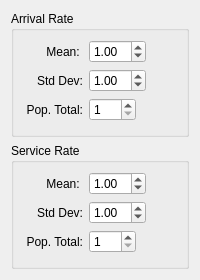
             <widget class="QWidget" name="scrollAreaWidgetContents">
              <property name="geometry">
               <rect>
                <x>0</x>
                <y>0</y>
                <width>200</width>
                <height>280</height>
               </rect>
              </property>
              <layout class="QVBoxLayout" name="verticalLayout_6">
               <item>
                <widget class="QGroupBox" name="groupBox">
                 <property name="title">
                  <string>Arrival Rate</string>
                 </property>
                 <layout class="QVBoxLayout" name="verticalLayout">
                  <item>
                   <layout class="QFormLayout" name="formLayout_2">
                    <property name="labelAlignment">
                     <set>Qt::AlignRight|Qt::AlignTrailing|Qt::AlignVCenter</set>
                    </property>
                    <item row="0" column="0">
                     <widget class="QLabel" name="label_5">
                      <property name="sizePolicy">
                       <sizepolicy hsizetype="Preferred" vsizetype="Preferred">
                        <horstretch>0</horstretch>
                        <verstretch>0</verstretch>
                       </sizepolicy>
                      </property>
                      <property name="minimumSize">
                       <size>
                        <width>60</width>
                        <height>0</height>
                       </size>
                      </property>
                      <property name="text">
                       <string>Mean: </string>
                      </property>
                      <property name="alignment">
                       <set>Qt::AlignRight|Qt::AlignTrailing|Qt::AlignVCenter</set>
                      </property>
                     </widget>
                    </item>
                    <item row="0" column="1">
                     <widget class="QDoubleSpinBox" name="spnLambdaMean">
                      <property name="sizePolicy">
                       <sizepolicy hsizetype="Fixed" vsizetype="Fixed">
                        <horstretch>0</horstretch>
                        <verstretch>0</verstretch>
                       </sizepolicy>
                      </property>
                      <property name="maximum">
                       <double>99.000000000000000</double>
                      </property>
                      <property name="value">
                       <double>1.000000000000000</double>
                      </property>
                     </widget>
                    </item>
                    <item row="1" column="0">
                     <widget class="QLabel" name="label_6">
                      <property name="sizePolicy">
                       <sizepolicy hsizetype="Preferred" vsizetype="Preferred">
                        <horstretch>0</horstretch>
                        <verstretch>0</verstretch>
                       </sizepolicy>
                      </property>
                      <property name="minimumSize">
                       <size>
                        <width>60</width>
                        <height>0</height>
                       </size>
                      </property>
                      <property name="text">
                       <string>Std Dev:</string>
                      </property>
                      <property name="alignment">
                       <set>Qt::AlignRight|Qt::AlignTrailing|Qt::AlignVCenter</set>
                      </property>
                     </widget>
                    </item>
                    <item row="1" column="1">
                     <widget class="QDoubleSpinBox" name="spnLambdaStdDev">
                      <property name="sizePolicy">
                       <sizepolicy hsizetype="Fixed" vsizetype="Fixed">
                        <horstretch>0</horstretch>
                        <verstretch>0</verstretch>
                       </sizepolicy>
                      </property>
                      <property name="maximum">
                       <double>50.000000000000000</double>
                      </property>
                      <property name="value">
                       <double>1.000000000000000</double>
                      </property>
                     </widget>
                    </item>
                    <item row="2" column="0">
                     <widget class="QLabel" name="label_9">
                      <property name="sizePolicy">
                       <sizepolicy hsizetype="Preferred" vsizetype="Preferred">
                        <horstretch>0</horstretch>
                        <verstretch>0</verstretch>
                       </sizepolicy>
                      </property>
                      <property name="minimumSize">
                       <size>
                        <width>60</width>
                        <height>0</height>
                       </size>
                      </property>
                      <property name="text">
                       <string>Pop. Total:</string>
                      </property>
                      <property name="alignment">
                       <set>Qt::AlignRight|Qt::AlignTrailing|Qt::AlignVCenter</set>
                      </property>
                     </widget>
                    </item>
                    <item row="2" column="1">
                     <widget class="QSpinBox" name="spnLambdaPop">
                      <property name="sizePolicy">
                       <sizepolicy hsizetype="Fixed" vsizetype="Fixed">
                        <horstretch>0</horstretch>
                        <verstretch>0</verstretch>
                       </sizepolicy>
                      </property>
                      <property name="minimum">
                       <number>1</number>
                      </property>
                      <property name="maximum">
                       <number>999</number>
                      </property>
                      <property name="value">
                       <number>1</number>
                      </property>
                     </widget>
                    </item>
                   </layout>
                  </item>
                 </layout>
                </widget>
               </item>
               <item>
                <widget class="QGroupBox" name="groupBox_2">
                 <property name="title">
                  <string>Service Rate</string>
                 </property>
                 <layout class="QVBoxLayout" name="verticalLayout_3">
                  <item>
                   <layout class="QFormLayout" name="formLayout_3">
                    <property name="labelAlignment">
                     <set>Qt::AlignRight|Qt::AlignTrailing|Qt::AlignVCenter</set>
                    </property>
                    <item row="0" column="0">
                     <widget class="QLabel" name="label_7">
                      <property name="sizePolicy">
                       <sizepolicy hsizetype="Minimum" vsizetype="Preferred">
                        <horstretch>0</horstretch>
                        <verstretch>0</verstretch>
                       </sizepolicy>
                      </property>
                      <property name="minimumSize">
                       <size>
                        <width>60</width>
                        <height>0</height>
                       </size>
                      </property>
                      <property name="text">
                       <string>Mean: </string>
                      </property>
                      <property name="alignment">
                       <set>Qt::AlignRight|Qt::AlignTrailing|Qt::AlignVCenter</set>
                      </property>
                     </widget>
                    </item>
                    <item row="0" column="1">
                     <widget class="QDoubleSpinBox" name="spnMuMean">
                      <property name="sizePolicy">
                       <sizepolicy hsizetype="Fixed" vsizetype="Fixed">
                        <horstretch>0</horstretch>
                        <verstretch>0</verstretch>
                       </sizepolicy>
                      </property>
                      <property name="maximum">
                       <double>99.000000000000000</double>
                      </property>
                      <property name="value">
                       <double>1.000000000000000</double>
                      </property>
                     </widget>
                    </item>
                    <item row="1" column="0">
                     <widget class="QLabel" name="label_8">
                      <property name="sizePolicy">
                       <sizepolicy hsizetype="Minimum" vsizetype="Preferred">
                        <horstretch>0</horstretch>
                        <verstretch>0</verstretch>
                       </sizepolicy>
                      </property>
                      <property name="minimumSize">
                       <size>
                        <width>60</width>
                        <height>0</height>
                       </size>
                      </property>
                      <property name="text">
                       <string>Std Dev:</string>
                      </property>
                      <property name="alignment">
                       <set>Qt::AlignRight|Qt::AlignTrailing|Qt::AlignVCenter</set>
                      </property>
                     </widget>
                    </item>
                    <item row="1" column="1">
                     <widget class="QDoubleSpinBox" name="spnMuStdDev">
                      <property name="sizePolicy">
                       <sizepolicy hsizetype="Fixed" vsizetype="Fixed">
                        <horstretch>0</horstretch>
                        <verstretch>0</verstretch>
                       </sizepolicy>
                      </property>
                      <property name="maximum">
                       <double>50.000000000000000</double>
                      </property>
                      <property name="value">
                       <double>1.000000000000000</double>
                      </property>
                     </widget>
                    </item>
                    <item row="2" column="0">
                     <widget class="QLabel" name="label_10">
                      <property name="sizePolicy">
                       <sizepolicy hsizetype="Minimum" vsizetype="Preferred">
                        <horstretch>0</horstretch>
                        <verstretch>0</verstretch>
                       </sizepolicy>
                      </property>
                      <property name="minimumSize">
                       <size>
                        <width>60</width>
                        <height>0</height>
                       </size>
                      </property>
                      <property name="text">
                       <string>Pop. Total:</string>
                      </property>
                      <property name="alignment">
                       <set>Qt::AlignRight|Qt::AlignTrailing|Qt::AlignVCenter</set>
                      </property>
                     </widget>
                    </item>
                    <item row="2" column="1">
                     <widget class="QSpinBox" name="spnMuPop">
                      <property name="sizePolicy">
                       <sizepolicy hsizetype="Fixed" vsizetype="Fixed">
                        <horstretch>0</horstretch>
                        <verstretch>0</verstretch>
                       </sizepolicy>
                      </property>
                      <property name="minimum">
                       <number>1</number>
                      </property>
                      <property name="maximum">
                       <number>999</number>
                      </property>
                     </widget>
                    </item>
                   </layout>
                  </item>
                 </layout>
                </widget>
               </item>
              </layout>
             </widget>
